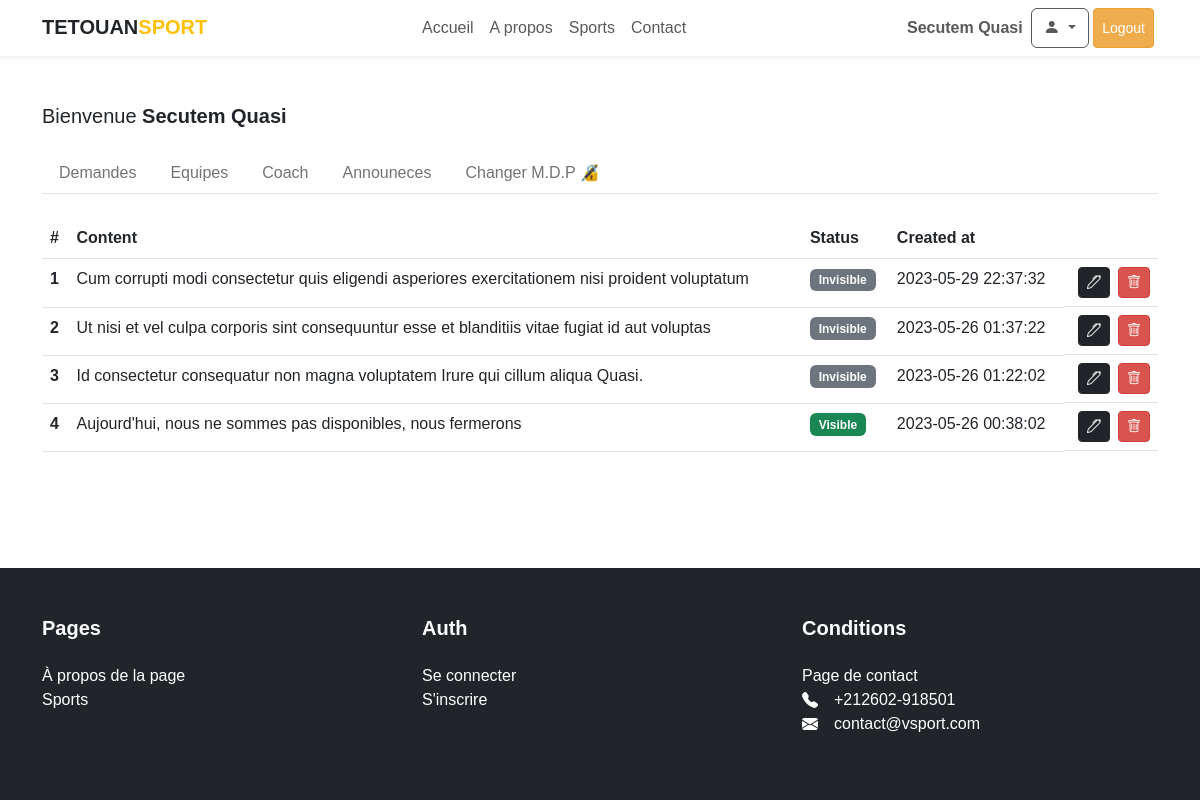
/secretaire/announces.php (signed in), run on the app's committed database.
### tables this page shows
CREATE TABLE `announces` (
  `id` int UNSIGNED NOT NULL,
  `content` varchar(300) NOT NULL,
  `status` tinyint(1) NOT NULL DEFAULT '0',
  `created_at` timestamp NOT NULL DEFAULT CURRENT_TIMESTAMP
);

### secretaire/partials/check-user.php (called while the page is built, shortened)
<?php
require_once __DIR__ . '/../../Models/Coach.php';
require_once __DIR__ . '/../../Models/Announce.php';
$announceObj = new Announce($conn);
?>

### Models/Announce.php (called while the page is built, shortened)
<?php
class Announce
{
    public function getAllAnnounces(): array
    {
        $announces = $this->conn->prepare("SELECT * FROM announces order by created_at DESC");
        $announces->execute();
        return $announces->fetchAll(PDO::FETCH_OBJ);
    }
}

### secretaire/announces.php (the view, shortened to what this page needs)
<?php include __DIR__ . '/partials/check-user.php'; ?>
<!DOCTYPE html>
<html>
<head>
    <?php require_once __DIR__ . '/../partials/head.php'; ?>
</head>
<?php $announces = $announceObj->getAllannounces(); ?>
<body>
    <div class="main-wrapper">
        <div class="content">
            <?php require_once __DIR__ . '/../partials/nav.php'; ?>
            <main class="container py-5">
                <?php include __DIR__ . '/partials/header.php'; ?>
                <section>
                    <table class="table">
                        <thead>
                            <tr>
                                <th scope="col">#</th>
                                <th scope="col">Content</th>
                                <th scope="col">Status</th>
                                <th scope="col">Created at</th>
                                <th scope="col"></th>
                            </tr>
                        </thead>
                        <tbody>
                            <?php if (empty($announces)) : ?>
                                <tr>
                                    <td colspan="7" class="text-center">Aucune Announce</td>
                                </tr>
                            <?php else : ?>
                                <?php foreach ($announces as $index => $announce) : ?>
                                    <tr>
                                        <th scope="row"><?= $index + 1 ?></th>
                                        <td>
                                            <?= $announce->content ?>
                                        </td>
                                        <td>
                                            <form method="POST" class="d-inline">
                                                <button class="btn btn-sm badge <?= ($announce->status) ? 'text-bg-success' : 'text-bg-secondary'; ?>" name="announceId" value="<?= $announce->id ?>" type="submit">
                                                    <?= ($announce->status) ? 'Visible' : 'Invisible'; ?>
                                                </button>
                                            </form>
                                        </td>
                                        <td><?= $announce->created_at ?></td>
                                        <td class="d-flex justify-content-end gap-2">
                                            <a href="announces-edit.php?announce=<?= $announce->id ?>" class="btn btn-sm btn-dark"><i class="bi bi-pen"></i></a>
                                            <form method="POST" class="d-inline" onsubmit="return confirm('Are You Sure ?')">
                                                <button type="submit" name="destroy" value="<?= $announce->id ?>" class="btn btn-sm btn-danger"><i class="bi bi-trash"></i></button>
                                            </form>
                                        </td>
                                    </tr>
                                <?php endforeach; ?>
                            <?php endif; ?>
                        </tbody>
                    </table>
                </section>
            </main>
        </div>
        <?php require_once __DIR__ . '/../partials/footer.php'; ?>
    </div>
</body>
</html>

### public/css/dropdown.css (style rules this page uses)
.btn-danger { color: #fff; background-color: #d9534f; border-color: #d43f3a; }

### public/css/main.css (style rules this page uses)
html, body, div, span, p { margin: 0; padding: 0; border: 0; line-height: 1.5rem; }
html { box-sizing: border-box; }
*, *::before, *::after { box-sizing: inherit; }
body { line-height: 1; font-family: sans-serif; height: 100%; }
.main-wrapper { display: flex; flex-direction: column; min-height: 100vh; }
.content { flex: 1; }

### data on the page
announces: content "Cum corrupti modi consectetur quis eligendi asperiores exercitationem nisi proident voluptatum", $announce->id 5 (drawn), status "Invisible", created_at "2023-05-29 22:37:32"
announces: content "Ut nisi et vel culpa corporis sint consequuntur esse et blanditiis vitae fugiat id aut voluptas", $announce->id 4 (drawn), status "Invisible", created_at "2023-05-26 01:37:22"
announces: content "Id consectetur consequatur non magna voluptatem Irure qui cillum aliqua Quasi.", status "Invisible", created_at "2023-05-26 01:22:02"
announces: content "Aujourd'hui, nous ne sommes pas disponibles, nous fermerons", $announce->id 1 (drawn), status "Visible", created_at "2023-05-26 00:38:02"

### other printed values
$_SESSION['user']->name "Secutem Quasi"
$user->name "Secutem Quasi"
contactPhone "+212602-918501"
contactEmail "contact@vsport.com"
